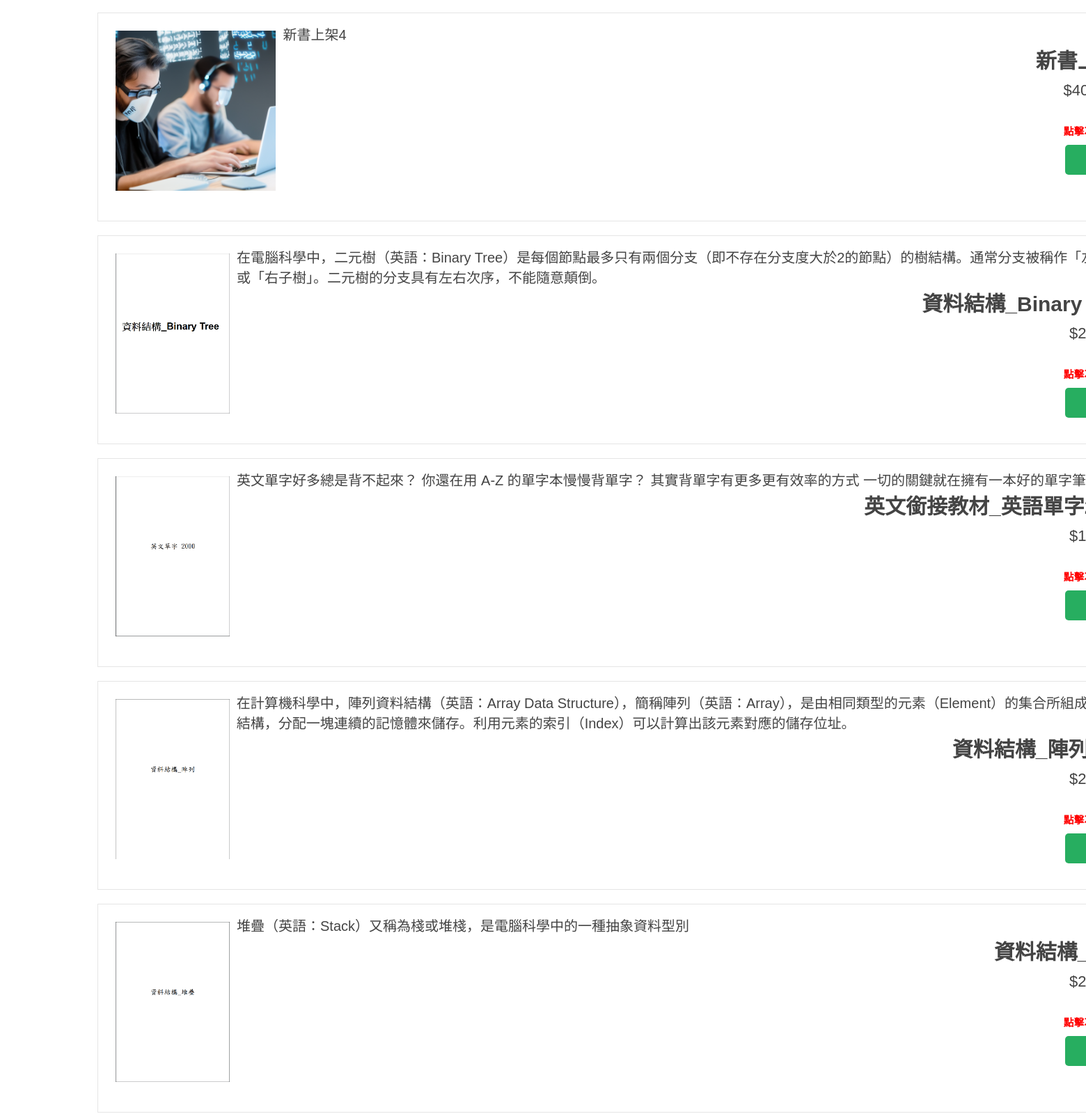
/Hot/ (middle part), run on an earlier commit of the app's database.
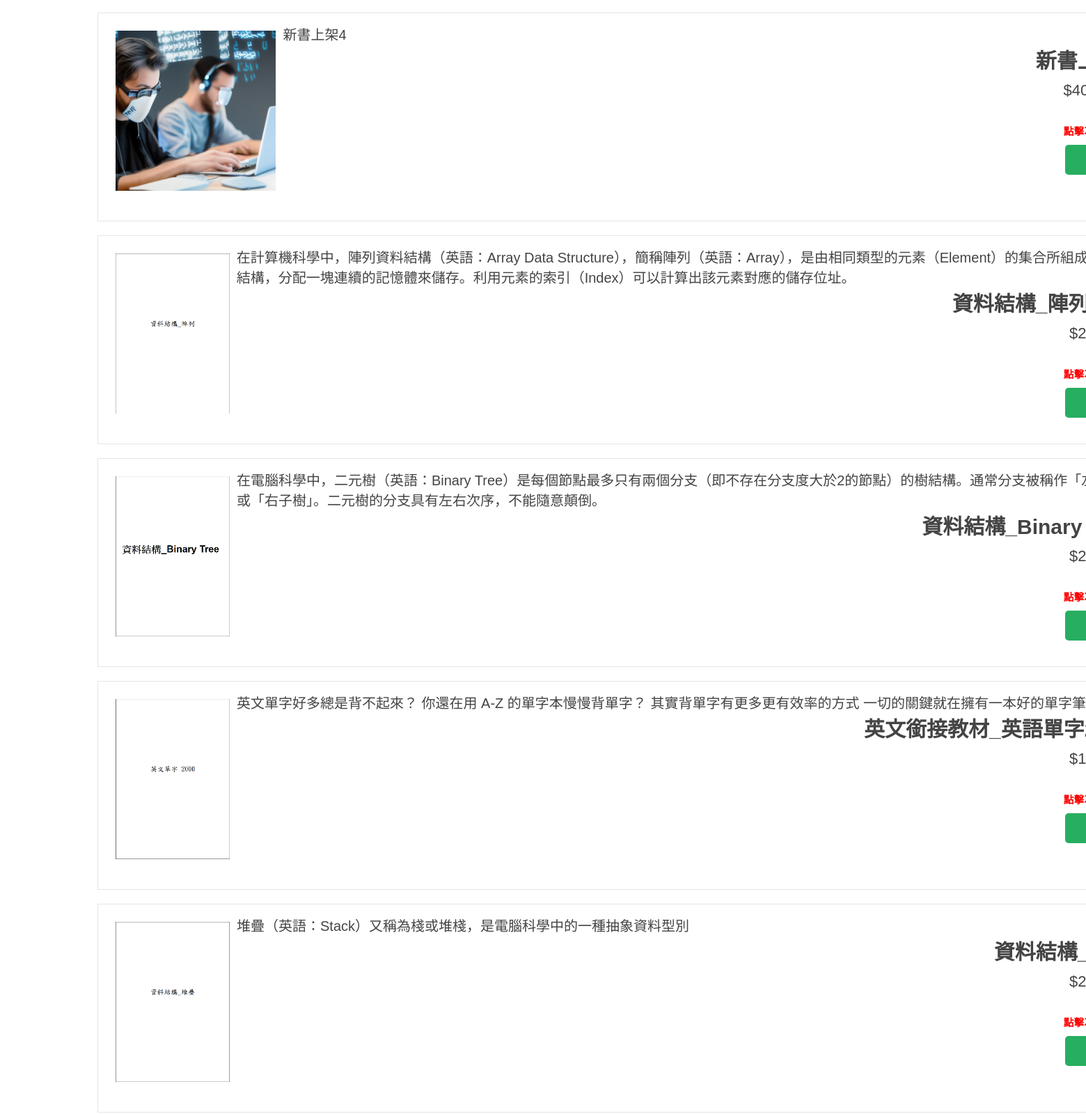
And on a later commit of the database.
### indexapp/models.py (models this page shows, shortened)
class ProductModel(models.Model):
    GENRE_CHOICES = (
        ('最新', '最新'),
        ('精選', '精選'),
        ('普通', '普通'),
        ('其他', '其他'),
    )
    catego = models.CharField('類別', default='最新', choices=GENRE_CHOICES, max_length=5)
    pname =  models.CharField('名稱', max_length=20, null = False, blank = False)
    pauthor =  models.CharField('筆者',max_length=10, null = False, blank = False)
    add_date = models.DateTimeField('最後翻閱日期', auto_now = True)
    mod_date =  models.DateTimeField('保存日期',default = timezone.now)
    pprice = models.IntegerField('特價',blank=True, null = True,)#售價
    special_offer = models.IntegerField('原價', null = True, blank = False)#原價
    pimages = models.ImageField('圖片',upload_to='image', blank=False, null=False)
    pdescription = models.TextField('詳細介紹',max_length=600,blank=False, null = False)
    Simple_pdescription = models.TextField('簡介',max_length=150,blank=False, null = False)
    pauthor_introduce = models.TextField('筆者簡介',max_length=300,blank=True, null = True)
    pdata = models.TextField('歸類',max_length=10,blank=True, null = True)
    pcreatepeople = models.CharField('新增者',max_length=20, blank = True, null = False)
    file_title = models.CharField('檔名',blank=False, max_length = 30, null = False)
    uploadedFile = models.FileField('檔案',blank=False, upload_to = "file", null = False)
    dateTimeOfUpload = models.DateTimeField('檔案日期',auto_now = True)
    press = models.IntegerField('點擊次數',default=0)
    enabled = models.BooleanField("啟用狀態", default=True)
    pcreatepeople_email = models.CharField('新增者郵箱',blank=False, max_length = 30, null = False, default=0)

### indexapp/views.py (the view)
# urls.py: path('Hot/', views.Hot),
def Hot(request):
	if request.user.is_authenticated:
		name=request.user.username
	productall = models.ProductModel.objects.all().order_by('-press') #取得資料庫商品
	return render(request, "Hot.html", locals())

### templates/Hot.html (shortened to what this page needs)
{% extends "base.html" %}
{% load static %}
{% block content %}
<head>
    <link rel="stylesheet" type="text/css" href="{% static 'css/Featured_style.css' %}">
</head>
<section class="featured" id="featured" style="user-select:none;">
    <div class="swiper featured-slider">
        {% for product in productall %}
            <div class="swiper-slide box">
                <div class="content">
                    <div class="imge">
                        <img src="/media/{{product.pimages}}" alt="">
                    </div>
                    <div class="text">
                        {{product.Simple_pdescription}}
                    </div>
                    <h3>{{product.pname}}</h3>
                    <div class="price">
                        ${{product.pprice}}
                        {% if product.special_offer > product.pprice %}
                            <span>${{product.special_offer}}</span><br>
                            <h6>特價<img src="{% static 'images/dis.png' %}" class="fa-solid fa-circle-info" alt=""></h6>
                        {% endif %}
                        <h6 style="color: red;">點擊次數 : ${{product.press}}</h6>
                    </div>
                    <a href="/detail/{{product.id}}" class="btn">查看</a>
                </div>
            </div>
        {% endfor %}
    </div>
</section>
{% endblock %}

### templates/base.html (shortened to what this page needs)
<html>
 <head>
    {% load static %}
    <link rel="stylesheet" href="https://unpkg.com/swiper@7/swiper-bundle.min.css">
    <link rel="stylesheet" href="https://cdnjs.cloudflare.com/ajax/libs/font-awesome/6.2.1/css/all.min.css" />
</head>
<body>
{% block content %}{% endblock %}
</body>
</html>

### static/css/Featured_style.css (style rules this page uses)
:root { --green:#27ae60; --dark-color:#219150; --black:#444; --light-color:#666; --border:.1rem solid rgba(0,0,0,.1); --border-hover:.1rem solid var(--black); --box-shadow:0 .5rem 1rem rgba(0,0,0,.1); }
* { font-family: 'Poppins', sans-serif; margin:0; padding:0; box-sizing: border-box; outline: none; border:none; text-decoration: none; text-transform: capitalize; transition:all .2s linear; }
html { font-size: 62.5%; overflow-x: hidden; scroll-padding-top: 5rem; scroll-behavior: smooth; }
section { padding:5rem 9%; }
.btn { margin-top: 1rem; display:inline-block; padding:.9rem 3rem; border-radius: .5rem; color:#fff; background:var(--green); font-size: 1.7rem; cursor: pointer; font-weight: 500; }
.featured .featured-slider .box { margin:2rem 0; position: relative ; overflow: hidden; border:var(--border); height: 300px; width: 1500px; }
.featured .featured-slider .box .content .imge img { height: 25rem; padding:1rem; float: left; }
.featured .featured-slider .box .content { background:#fff; padding:1.5rem; text-align:right; align-self: flex-end; }
.featured .featured-slider .box .content h3 { font-size: 3rem; color:var(--black); }
.featured .featured-slider .box .content .price { font-size: 2.2rem; color:var(--black); padding-top: 1rem; }
.featured .featured-slider .box .content .text { font-size: 2rem; color:var(--black); text-align: left; }

What changed in the data, as far as the page shows it:
changed ProductModel "資料結構_陣列筆記": moves up the list
